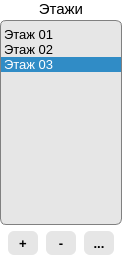
<?xml version="1.0" encoding="UTF-8"?>
<ui version="4.0">
 <class>IssoEditListPanel</class>
 <widget class="QWidget" name="IssoEditListPanel">
  <property name="geometry">
   <rect>
    <x>0</x>
    <y>0</y>
    <width>122</width>
    <height>259</height>
   </rect>
  </property>
  <property name="windowTitle">
   <string>Form</string>
  </property>
  <property name="styleSheet">
   <string notr="true">QWidget
{
	background-color: rgb(255, 255, 255);
	font-size: 10pt;
}

QListWidget
{
	background-color: rgb(230, 230, 230);
	border: 1px solid gray;
	border-radius: 6px;
	padding: 6px 0px;
	min-height: 80px;
}

QPushButton
{
	background-color: rgb(230, 230, 230);
	border: none;
	border-radius: 6px;
	min-width: 30px;	
	min-height: 24px;
}

QPushButton:hover
{
	border-top: 1px solid black;
	border-left: 1px solid black;
	border-right: 2px outset black;
	border-bottom: 2px outset black;
}

QPushButton:pressed
{
	border: 2px inset black;
}

QLabel
{
	font-size: 11pt;
}</string>
  </property>
  <layout class="QVBoxLayout" name="verticalLayout">
   <property name="spacing">
    <number>2</number>
   </property>
   <property name="leftMargin">
    <number>0</number>
   </property>
   <property name="topMargin">
    <number>0</number>
   </property>
   <property name="rightMargin">
    <number>0</number>
   </property>
   <property name="bottomMargin">
    <number>0</number>
   </property>
   <item>
    <widget class="QLabel" name="lblTitle">
     <property name="sizePolicy">
      <sizepolicy hsizetype="Preferred" vsizetype="Fixed">
       <horstretch>0</horstretch>
       <verstretch>0</verstretch>
      </sizepolicy>
     </property>
     <property name="font">
      <font>
       <pointsize>11</pointsize>
       <weight>50</weight>
       <bold>false</bold>
      </font>
     </property>
     <property name="text">
      <string>Этажи</string>
     </property>
     <property name="alignment">
      <set>Qt::AlignBottom|Qt::AlignHCenter</set>
     </property>
    </widget>
   </item>
   <item>
    <widget class="QListWidget" name="listItems">
     <property name="sizePolicy">
      <sizepolicy hsizetype="Expanding" vsizetype="Expanding">
       <horstretch>0</horstretch>
       <verstretch>0</verstretch>
      </sizepolicy>
     </property>
     <property name="minimumSize">
      <size>
       <width>0</width>
       <height>94</height>
      </size>
     </property>
     <property name="maximumSize">
      <size>
       <width>16777215</width>
       <height>16777215</height>
      </size>
     </property>
     <property name="font">
      <font>
       <family>MS Shell Dlg 2</family>
       <pointsize>10</pointsize>
      </font>
     </property>
     <property name="styleSheet">
      <string notr="true"/>
     </property>
     <property name="currentRow">
      <number>2</number>
     </property>
     <item>
      <property name="text">
       <string>Этаж 01</string>
      </property>
     </item>
     <item>
      <property name="text">
       <string>Этаж 02</string>
      </property>
     </item>
     <item>
      <property name="text">
       <string>Этаж 03</string>
      </property>
     </item>
    </widget>
   </item>
   <item>
    <widget class="QWidget" name="wgtButtons" native="true">
     <property name="sizePolicy">
      <sizepolicy hsizetype="Preferred" vsizetype="Fixed">
       <horstretch>0</horstretch>
       <verstretch>0</verstretch>
      </sizepolicy>
     </property>
     <layout class="QHBoxLayout" name="horizontalLayout_4">
      <property name="spacing">
       <number>4</number>
      </property>
      <property name="leftMargin">
       <number>4</number>
      </property>
      <property name="topMargin">
       <number>4</number>
      </property>
      <property name="rightMargin">
       <number>4</number>
      </property>
      <property name="bottomMargin">
       <number>4</number>
      </property>
      <item>
       <widget class="QPushButton" name="btnAdd">
        <property name="sizePolicy">
         <sizepolicy hsizetype="Fixed" vsizetype="Fixed">
          <horstretch>0</horstretch>
          <verstretch>0</verstretch>
         </sizepolicy>
        </property>
        <property name="minimumSize">
         <size>
          <width>30</width>
          <height>24</height>
         </size>
        </property>
        <property name="font">
         <font>
          <pointsize>10</pointsize>
          <weight>75</weight>
          <bold>true</bold>
         </font>
        </property>
        <property name="text">
         <string>+</string>
        </property>
       </widget>
      </item>
      <item>
       <widget class="QPushButton" name="btnRemove">
        <property name="sizePolicy">
         <sizepolicy hsizetype="Fixed" vsizetype="Fixed">
          <horstretch>0</horstretch>
          <verstretch>0</verstretch>
         </sizepolicy>
        </property>
        <property name="minimumSize">
         <size>
          <width>30</width>
          <height>24</height>
         </size>
        </property>
        <property name="font">
         <font>
          <pointsize>10</pointsize>
          <weight>75</weight>
          <bold>true</bold>
         </font>
        </property>
        <property name="text">
         <string>-</string>
        </property>
       </widget>
      </item>
      <item>
       <widget class="QPushButton" name="btnEdit">
        <property name="sizePolicy">
         <sizepolicy hsizetype="Fixed" vsizetype="Fixed">
          <horstretch>0</horstretch>
          <verstretch>0</verstretch>
         </sizepolicy>
        </property>
        <property name="minimumSize">
         <size>
          <width>30</width>
          <height>24</height>
         </size>
        </property>
        <property name="font">
         <font>
          <pointsize>10</pointsize>
          <weight>75</weight>
          <bold>true</bold>
         </font>
        </property>
        <property name="text">
         <string>...</string>
        </property>
       </widget>
      </item>
     </layout>
    </widget>
   </item>
  </layout>
 </widget>
 <resources/>
 <connections/>
</ui>
